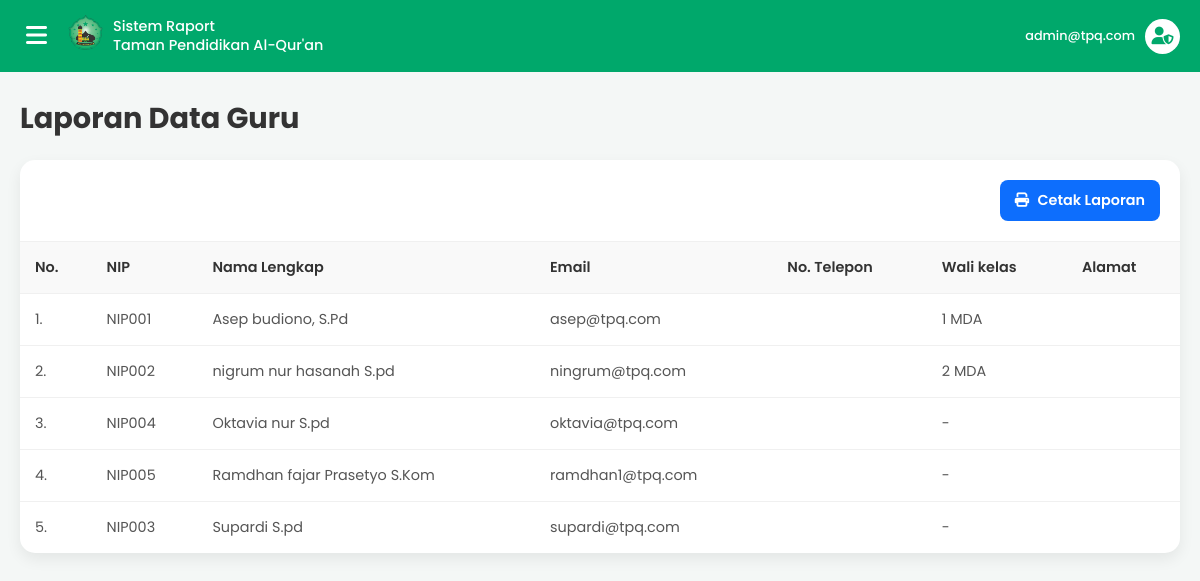
Screenshot of /admin/laporan/laporan_guru.php (signed in) with the database file from the repository.
### tables this page shows
CREATE TABLE `data_pengajar` (
  `id` int(11) NOT NULL,
  `user_id` int(11) NOT NULL,
  `nama_lengkap` varchar(100) NOT NULL,
  `nip` varchar(50) DEFAULT NULL,
  `no_telepon` varchar(20) DEFAULT NULL,
  `alamat` text DEFAULT NULL,
  `nik` varchar(20) DEFAULT NULL,
  `no_kk` varchar(20) DEFAULT NULL,
  `jenis_kelamin` enum('Laki-laki','Perempuan') DEFAULT NULL,
  `tempat_lahir` varchar(100) DEFAULT NULL,
  `tanggal_lahir` date DEFAULT NULL,
  `no_hp` varchar(20) DEFAULT NULL,
  `riwayat_pendidikan` text DEFAULT NULL,
  `foto` varchar(255) DEFAULT NULL
);

CREATE TABLE `users` (
  `id` int(11) NOT NULL,
  `email` varchar(100) NOT NULL,
  `password` varchar(255) NOT NULL,
  `role` enum('admin','pengajar','santri') NOT NULL,
  `created_at` timestamp NOT NULL DEFAULT current_timestamp()
);

### admin/laporan/laporan_guru.php (the view, shortened to what this page needs)
<?php
require '../../koneksi.php';
$sql = "SELECT
            dp.id,
            dp.nip,
            dp.nama_lengkap,
            dp.no_telepon,
            dp.alamat,
            u.email,
            GROUP_CONCAT(k.nama_kelas SEPARATOR ', ') AS kelas_diampu
        FROM
            data_pengajar dp
        JOIN
            users u ON dp.user_id = u.id
        LEFT JOIN -- Pakai LEFT JOIN agar guru yang belum punya kelas tetap tampil
            kelas k ON k.id_pengajar = dp.id
        GROUP BY
            dp.id, dp.nama_lengkap, dp.nip, dp.no_telepon, dp.alamat, u.email
        ORDER BY
            dp.nama_lengkap ASC";
$result = $koneksi->query($sql);
$data_guru = [];
if ($result->num_rows > 0) {
    while($row = $result->fetch_assoc()) {
        $data_guru[] = $row;
    }
}
?>
<!DOCTYPE html>
<html lang="id">
<head>
    <link rel="stylesheet" href="https://cdnjs.cloudflare.com/ajax/libs/font-awesome/6.5.1/css/all.min.css">
</head>
<body>
    <div class="main-content">
        <header class="header">
             <div class="header-left">
                <button class="hamburger-btn" id="hamburger-btn">
                    <i class="fas fa-bars"></i>
                </button>
                <div class="header-logo">
                    <img src="../../img/logo1.png" alt="Logo">
                </div>
                <div class="header-title">
                    Sistem Raport<br>Taman Pendidikan Al-Qur'an
                </div>
            </div>
            <div class="header-right">
                <a href="#" class="user-profile">
                    <div class="user-info">
                        <span><?php echo htmlspecialchars($_SESSION['email']); ?></span>
                    </div>
                    <div class="icon-wrapper">
                        <i class="fas fa-user-shield"></i>
                    </div>
                </a>
            </div>
        </header>
        <main class="dashboard-area">
            <h1>Laporan Data Guru</h1>
            <div class="card-table">
                <div class="card-header">
                    <a href="javascript:window.print()" class="btn-cetak">
                        <i class="fas fa-print"></i> Cetak Laporan
                    </a>
                </div>
                <div class="card-body">
                    <table class="data-table">
                        <thead>
                            <tr>
                                <th>No.</th>
                                <th>NIP</th>
                                <th>Nama Lengkap</th>
                                <th>Email</th>
                                <th>No. Telepon</th>
                                <th>Wali kelas</th>
                                <th>Alamat</th>
                            </tr>
                        </thead>
                        <tbody>
                            <?php if (empty($data_guru)): ?>
                                <tr>
                                    <td colspan="7" class="no-data">
                                        Belum ada data guru.
                                    </td>
                                </tr>
                            <?php else: ?>
                                <?php $no = 1; foreach ($data_guru as $guru): ?>
                                <tr>
                                    <td><?php echo $no++; ?>.</td>
                                    <td><?php echo htmlspecialchars($guru['nip'] ?? '-'); ?></td>
                                    <td><?php echo htmlspecialchars($guru['nama_lengkap']); ?></td>
                                    <td><?php echo htmlspecialchars($guru['email']); ?></td>
                                    <td><?php echo htmlspecialchars($guru['no_telepon'] ?? '-'); ?></td>
                                    <td><?php echo htmlspecialchars($guru['kelas_diampu'] ?? '-'); ?></td>
                                    <td><?php echo htmlspecialchars($guru['alamat'] ?? '-'); ?></td>
                                </tr>
                                <?php endforeach; ?>
                            <?php endif; ?>
                        </tbody>
                    </table>
                </div>
            </div>
        </main>
    </div>
</body>
</html>

### admin/laporan/laporan_guru.php (style rules this page uses)
:root { --warna-hijau: #00a86b; --warna-hijau-muda: #e6f7f0; --warna-latar: #f4f7f6; --warna-teks: #333333; --warna-teks-abu: #555; --lebar-sidebar: 280px; }
body, html { margin: 0; padding: 0; font-family: 'Poppins', sans-serif; background-color: var(--warna-latar); box-sizing: border-box; }
*, *:before, *:after { box-sizing: inherit; }
.main-content { width: 100%; min-height: 100vh; }
.header { display: flex; align-items: center; justify-content: space-between; padding: 15px 20px; background-color: var(--warna-hijau); color: white; }
.header-left { display: flex; align-items: center; }
.hamburger-btn { font-size: 1.5rem; background: none; border: none; color: white; cursor: pointer; margin-right: 15px; }
.header-logo img { width: 35px; height: 35px; border-radius: 50%; object-fit: cover; margin-right: 10px; }
.header-title { font-size: 0.9rem; font-weight: 500; line-height: 1.3; }
.header-right .user-profile { display: flex; align-items: center; text-align: right; text-decoration: none; color: white; }
.user-profile .user-info { display: flex; flex-direction: column; }
.user-profile span { font-size: 0.8rem; font-weight: 500; }
.user-profile .icon-wrapper { background-color: white; color: var(--warna-hijau); border-radius: 50%; width: 35px; height: 35px; display: flex; align-items: center; justify-content: center; margin-left: 10px; font-size: 1.1rem; }
.dashboard-area { padding: 25px 20px; }
.dashboard-area h1 { color: var(--warna-teks); font-size: 1.8rem; margin-top: 0; margin-bottom: 20px; }
.card-table { background-color: white; border-radius: 15px; box-shadow: 0 6px 15px rgba(0, 0, 0, 0.07); overflow: hidden; }
.card-header { display: flex; justify-content: flex-end; align-items: center; padding: 20px; border-bottom: 1px solid #f0f0f0; }
.btn-cetak { background-color: #0d6efd; color: white; text-decoration: none; padding: 10px 15px; border-radius: 8px; font-weight: 600; font-size: 0.9rem; transition: background-color 0.3s; }
.btn-cetak i { margin-right: 5px; }
.card-body { padding: 0; overflow-x: auto; }
.data-table { width: 100%; border-collapse: collapse; font-size: 0.9rem; }
.data-table th, .data-table td { padding: 15px; text-align: left; border-bottom: 1px solid #f0f0f0; color: var(--warna-teks-abu); white-space: nowrap; }
.data-table th { background-color: #f9f9f9; color: var(--warna-teks); font-weight: 600; }
.data-table tbody tr:last-child td { border-bottom: none; }

### rows the page displays
data_pengajar: nip "NIP001", nama_lengkap "Asep budiono, S.Pd", user.email "asep@tpq.com", kelas_diampu "1 MDA"
data_pengajar: nip "NIP002", nama_lengkap "nigrum nur hasanah S.pd", user.email "ningrum@tpq.com", kelas_diampu "2 MDA"
data_pengajar: nip "NIP004", nama_lengkap "Oktavia nur S.pd", user.email "oktavia@tpq.com", kelas_diampu "-"
data_pengajar: nip "NIP005", nama_lengkap "Ramdhan fajar Prasetyo S.Kom", user.email "ramdhan1@tpq.com", kelas_diampu "-"
data_pengajar: nip "NIP003", nama_lengkap "Supardi S.pd", user.email "supardi@tpq.com", kelas_diampu "-"

### other values shown
$_SESSION['email'] "admin@tpq.com"
